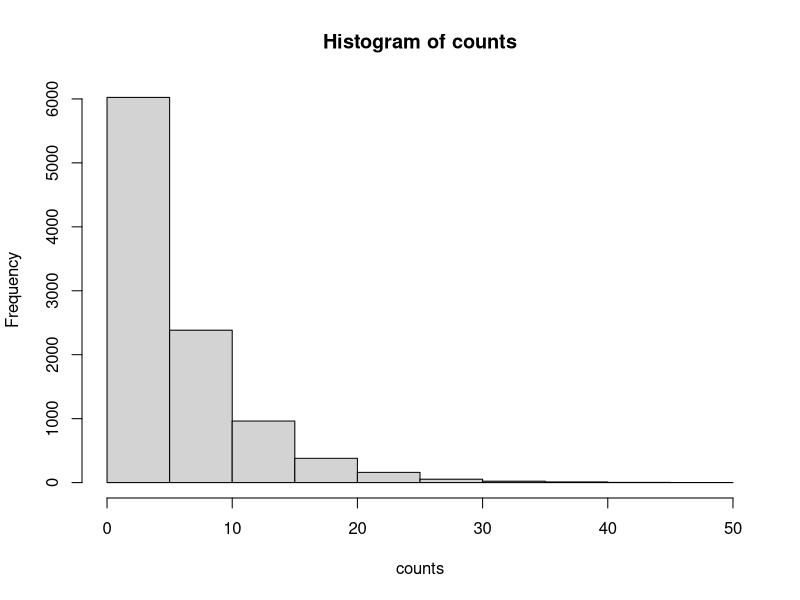

Reproduce this figure in R.
# In simulate 10,000 rolls of a die, and calculate the fraction 
# of those rolls that are a prime number.
prime_numbers = c(1,3,5,7,11)
rolls = sample(1:6, 10000, TRUE)
num_primes = length(rolls[rolls %in% prime_numbers])
num_primes/length(rolls)

# repeat problems 1 and 2, but this time for the roll of two dice,
# when rolling two dice we look at the sum of the dice.
rolls = sample(1:6, 10000, TRUE) + sample(1:6, 10000, TRUE)
num_primes = length(rolls[rolls %in% prime_numbers])
num_primes/length(rolls)

# simulate rolling a die until a 6 is rolled, and then record the number of rolls
# run 10000 simulations and plot your result with a histogram
roll_till_six = function() {
  roll = 1
  roll_count = 0
  while (roll != 6) {
    roll = sample(1:6, 1, TRUE)
    roll_count = roll_count + 1
  } 
  return(roll_count)
}
counts = replicate(10000, roll_till_six())
hist(counts)
